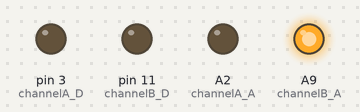
This sketch was run on a simulated Arduino Mega 2560, built with avr-gcc and run on an emulated ATmega2560. Shown: output pins drawn as LEDs (lit = HIGH). What the sketch prints to the serial monitor is not drawn.

Above: at 1.0 s.
At 2.1 s:
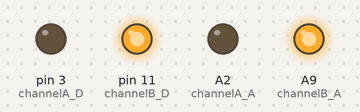
At 3.2 s:
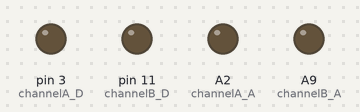
Timing chart, 0 to 5.5 s (numbered marks = the images above):
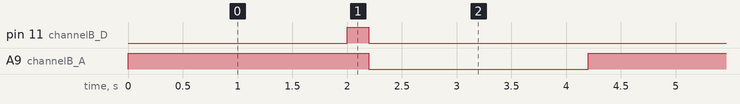

Measured:
- by itself, pin 11 (channelB_D): alternates HIGH for 0.20 s and LOW for 4.0 s
- by itself, A9 (channelB_A): alternates HIGH for 2.2 s and LOW for 2.0 s
- by itself, everything shown: repeats every 4.2 s, in 3 steps

The sketch:

EmMotorDriverTest.ino
```cpp
#define channelA_D 3
#define channelA_A A2

#define channelB_D 11
#define channelB_A A9

#define DEBUG_PRINT

int valueOnOrigin;

void inline debugPrint(String data)
{
  #ifdef DEBUG_PRINT
  Serial.print(data);
  #endif
}

void inline debugPrintInt(int data)
{
  #ifdef DEBUG_PRINT
  Serial.print(data);
  #endif
}

void inline debugPrintHex(int data)
{
  #ifdef DEBUG_PRINT
  Serial.print(data,HEX);
  #endif
}

void inline space()
{
  #ifdef DEBUG_PRINT
  Serial.print(" ");
  #endif
}

void inline newLine()
{
  #ifdef DEBUG_PRINT
  Serial.println();
  #endif
}

void EMon(bool channel, int value)
{
  //valueOnOrigin = map(value, 0, 255, -255, 255);
  valueOnOrigin = (value-127)*2;
  if(valueOnOrigin>255) {valueOnOrigin = 255;}
  if(channel)
  {
    if(valueOnOrigin == 0)
    {
      digitalWrite(channelA_D, LOW);
      digitalWrite(channelA_A, LOW);
      debugPrint("written A0 ");
    } else if(valueOnOrigin>0)
    {
     digitalWrite(channelA_D, LOW);
     analogWrite(channelA_A, valueOnOrigin);
     debugPrint("written A+ ");
    } else
    {
     digitalWrite(channelA_D, HIGH);
     analogWrite(channelA_A, 255+valueOnOrigin);
     debugPrint("written A- ");
    }
  } else
  {
    if(valueOnOrigin == 0)
    {
      digitalWrite(channelB_D, LOW);
      analogWrite(channelB_A, LOW);
      debugPrint("written B0 ");
    } else if(valueOnOrigin>0)
    {
     digitalWrite(channelB_D, LOW);
     analogWrite(channelB_A, valueOnOrigin);
     debugPrint("written B+ ");
    } else
    {
     digitalWrite(channelB_D, HIGH);
     analogWrite(channelB_A, 255+valueOnOrigin);
     debugPrint("written B- ");
    }
  }
}

void setup()
{
  Serial.begin(115200);
  pinMode(channelA_D, OUTPUT);
  pinMode(channelA_A, OUTPUT);
  pinMode(channelB_D, OUTPUT);
  pinMode(channelB_A, OUTPUT);

}

void loop()
{
  EMon(false, 255);
  delay(2000);
  EMon(false, 80);
  delay(200);
  EMon(false, 127);
  delay(2000);
}
```
